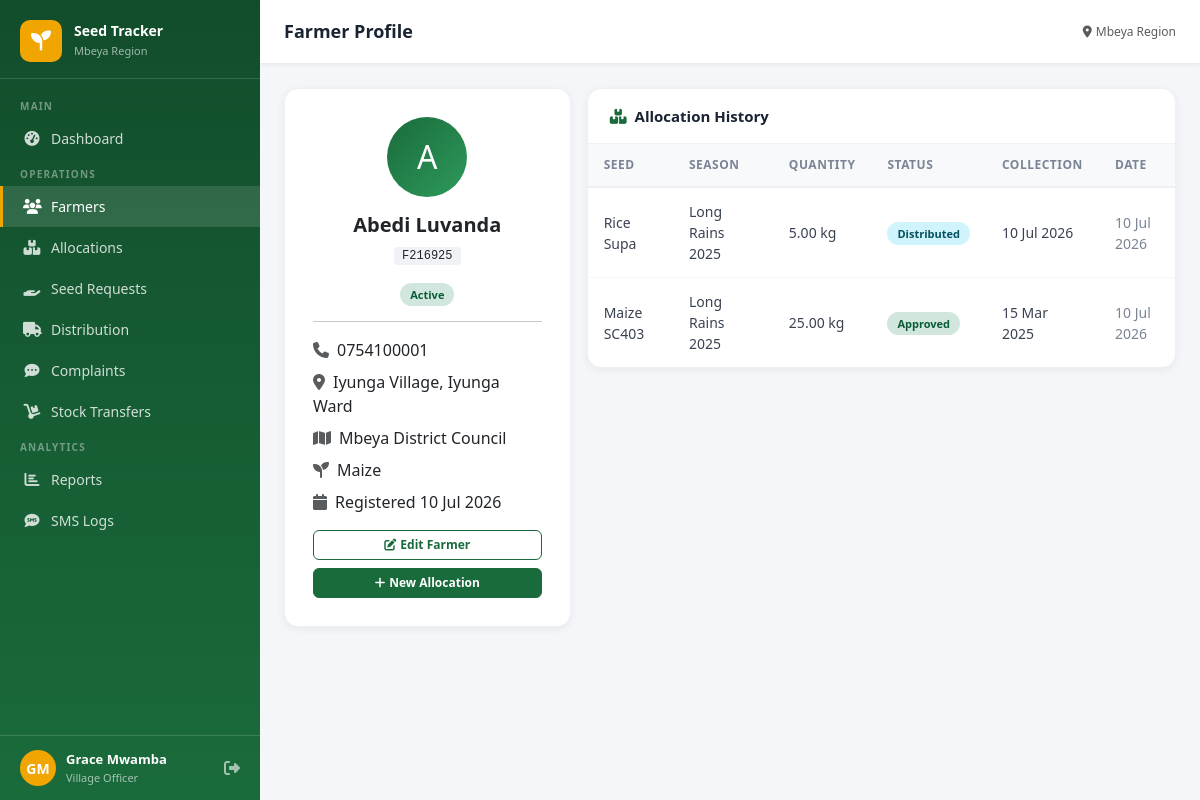
Before: /farmers/1/ (signed in) with the older database file.
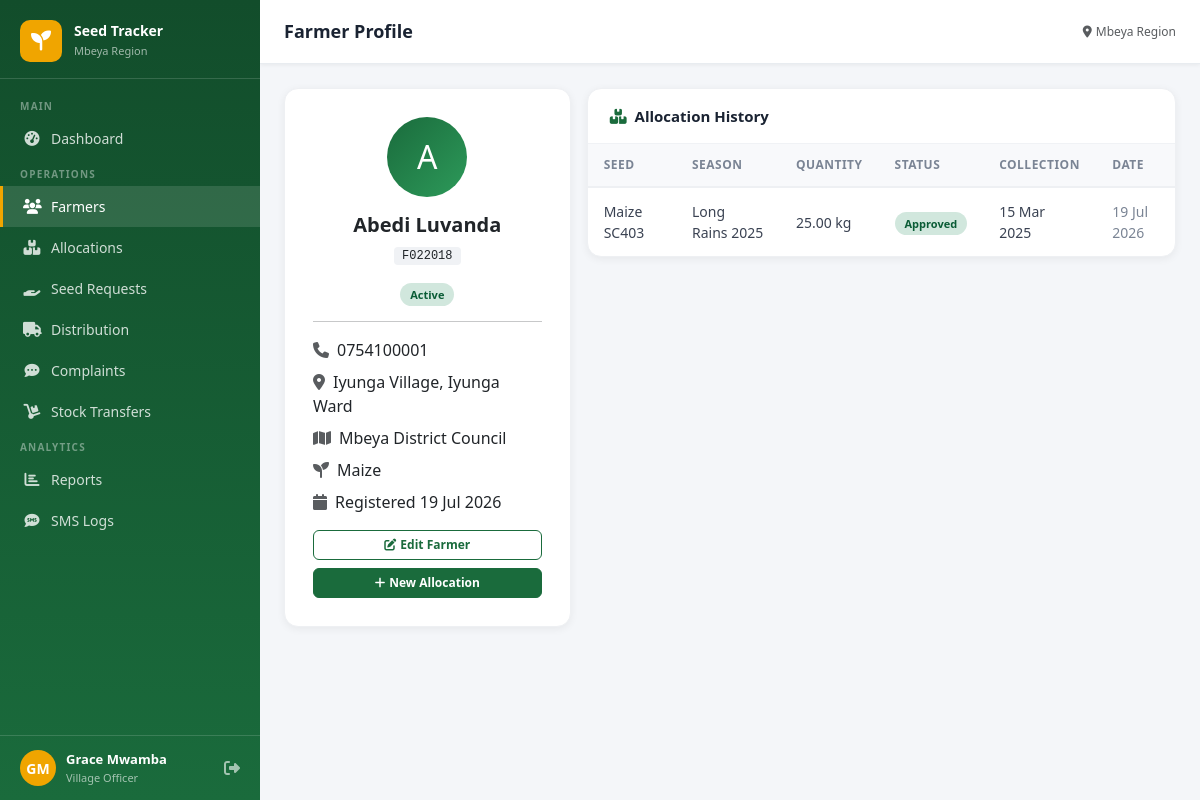
After: the same page with the newer database file.
### core/models.py (models this page shows, shortened)
class Farmer(models.Model):
    STATUS_CHOICES = [('active','Active'),('inactive','Inactive'),('pending','Pending')]
    farmer_id = models.CharField(max_length=20, unique=True, blank=True)
    first_name = models.CharField(max_length=100)
    last_name = models.CharField(max_length=100)
    phone_number = models.CharField(max_length=20)
    village = models.ForeignKey(Village, on_delete=models.CASCADE, related_name='farmers')
    farm_location = models.CharField(max_length=200, blank=True)
    farm_size = models.DecimalField(max_digits=8, decimal_places=2, null=True, blank=True, help_text='Acres')
    crop_type = models.CharField(max_length=50, choices=CROP_CHOICES, default='maize')
    national_id = models.CharField(max_length=30, blank=True)
    status = models.CharField(max_length=20, choices=STATUS_CHOICES, default='active')
    registered_by = models.ForeignKey(CustomUser, on_delete=models.SET_NULL, null=True, related_name='registered_farmers')
    user = models.OneToOneField(CustomUser, on_delete=models.CASCADE, null=True, blank=True, related_name='farmer_profile')
    created_at = models.DateTimeField(auto_now_add=True)
    updated_at = models.DateTimeField(auto_now=True)
    @property
    def full_name(self): return f"{self.first_name} {self.last_name}"

class SeedAllocation(models.Model):
    STATUS_CHOICES = [
        ('pending','Pending'),('approved','Approved'),
        ('rejected','Rejected'),('distributed','Distributed'),
    ]
    farmer = models.ForeignKey(Farmer, on_delete=models.CASCADE, related_name='allocations')
    seed_type = models.ForeignKey(SeedType, on_delete=models.CASCADE)
    season = models.ForeignKey(FarmingSeasons, on_delete=models.CASCADE)
    quantity_allocated = models.DecimalField(max_digits=10, decimal_places=2)
    status = models.CharField(max_length=20, choices=STATUS_CHOICES, default='pending')
    collection_date = models.DateField(null=True, blank=True)
    collection_location = models.CharField(max_length=200, blank=True)
    requested_by = models.ForeignKey(CustomUser, on_delete=models.SET_NULL, null=True, related_name='requests')
    approved_by = models.ForeignKey(CustomUser, on_delete=models.SET_NULL, null=True, blank=True, related_name='approvals')
    rejection_reason = models.TextField(blank=True)
    sms_sent = models.BooleanField(default=False)
    notes = models.TextField(blank=True)
    created_at = models.DateTimeField(auto_now_add=True)
    updated_at = models.DateTimeField(auto_now=True)
    class Meta:
        unique_together = ('farmer', 'seed_type', 'season')

class SeedType(models.Model):
    name = models.CharField(max_length=100, unique=True)
    description = models.TextField(blank=True)
    unit = models.CharField(max_length=30, default='kg')
    created_at = models.DateTimeField(auto_now_add=True)

class FarmingSeasons(models.Model):
    name = models.CharField(max_length=100, unique=True)
    start_date = models.DateField()
    end_date = models.DateField()
    is_active = models.BooleanField(default=False)
    created_at = models.DateTimeField(auto_now_add=True)

class Village(models.Model):
    name = models.CharField(max_length=100)
    ward = models.ForeignKey(Ward, on_delete=models.CASCADE, related_name='villages')
    created_at = models.DateTimeField(auto_now_add=True)

class Ward(models.Model):
    name = models.CharField(max_length=100)
    district = models.ForeignKey(District, on_delete=models.CASCADE, related_name='wards')
    created_at = models.DateTimeField(auto_now_add=True)

class District(models.Model):
    name = models.CharField(max_length=100)
    region = models.ForeignKey(Region, on_delete=models.CASCADE, related_name='districts')
    created_at = models.DateTimeField(auto_now_add=True)

### core/views.py (the view)
# urls.py: path('farmers/<int:pk>/', views.farmer_detail, name='farmer_detail'),
@login_required
def farmer_detail(request, pk):
    farmer = get_object_or_404(Farmer, pk=pk)
    if not user_can_access_farmer(request.user, farmer):
        messages.error(request, 'You do not have permission to view this farmer.')
        return redirect('farmer_list')
    allocs = farmer.allocations.select_related('seed_type','season').order_by('-created_at')
    return render(request, 'core/farmer_detail.html', {'farmer': farmer, 'allocations': allocs})

### templates/core/farmer_detail.html (shortened to what this page needs)
{% extends 'base.html' %}
{% block page_title %}Farmer Profile{% endblock %}
{% block content %}
<div class="row g-3">
  <div class="col-lg-4">
    <div class="form-card text-center">
      <div style="width:80px;height:80px;border-radius:50%;background:linear-gradient(135deg,#1a6b3c,#2d9a5a);display:flex;align-items:center;justify-content:center;font-size:32px;color:#fff;margin:0 auto 16px">
        {{ farmer.first_name|first|upper }}
      </div>
      <h5 style="font-weight:700;margin-bottom:4px">{{ farmer.full_name }}</h5>
      <span class="farmer-id">{{ farmer.farmer_id }}</span>
      <div class="mt-3">
        <span class="badge-status badge-{{ farmer.status }}">{{ farmer.status|title }}</span>
      </div>
      <hr>
      <div style="text-align:left">
        <div class="mb-2"><i class="fas fa-phone me-2 text-muted"></i>{{ farmer.phone_number }}</div>
        <div class="mb-2"><i class="fas fa-map-marker-alt me-2 text-muted"></i>{{ farmer.village.name }}, {{ farmer.village.ward.name }}</div>
        <div class="mb-2"><i class="fas fa-map me-2 text-muted"></i>{{ farmer.village.ward.district.name }}</div>
        <div class="mb-2"><i class="fas fa-seedling me-2 text-muted"></i>{{ farmer.get_crop_type_display }}</div>
        <div class="mb-2"><i class="fas fa-calendar me-2 text-muted"></i>Registered {{ farmer.created_at|date:"d M Y" }}</div>
      </div>
      <div class="mt-3">
        <a href="{% url 'farmer_edit' farmer.pk %}" class="btn btn-outline-primary btn-sm w-100 mb-2"><i class="fas fa-edit me-1"></i>Edit Farmer</a>
        <a href="{% url 'allocation_create' %}?farmer={{ farmer.pk }}" class="btn btn-primary btn-sm w-100"><i class="fas fa-plus me-1"></i>New Allocation</a>
      </div>
    </div>
  </div>
  <div class="col-lg-8">
    <div class="table-card">
      <div class="table-header"><h5><i class="fas fa-boxes me-2" style="color:#1a6b3c"></i>Allocation History</h5></div>
      <div class="table-responsive">
        <table class="data-table">
          <thead><tr><th>Seed</th><th>Season</th><th>Quantity</th><th>Status</th><th>Collection</th><th>Date</th></tr></thead>
          <tbody>
            {% for a in allocations %}
            <tr>
              <td>{{ a.seed_type.name }}</td>
              <td>{{ a.season.name }}</td>
              <td>{{ a.quantity_allocated }} {{ a.seed_type.unit }}</td>
              <td><span class="badge-status badge-{{ a.status }}">{{ a.get_status_display }}</span></td>
              <td>{% if a.collection_date %}{{ a.collection_date|date:"d M Y" }}{% else %}<span class="text-muted">-</span>{% endif %}</td>
              <td style="color:#7a8494">{{ a.created_at|date:"d M Y" }}</td>
            </tr>
            {% empty %}
            <tr><td colspan="6" class="text-center text-muted py-4">No allocations yet</td></tr>
            {% endfor %}
          </tbody>
        </table>
      </div>
    </div>
  </div>
</div>
{% endblock %}

Changed rows visible on the page:
removed SeedAllocation: seed_type.name "Rice Supa", season.name "Long Rains 2025", quantity_allocated "5.00", seed_type.unit "kg", status "Distributed", collection_date "10 Jul 2026", created_at "10 Jul 2026"
changed Farmer "Abedi Luvanda": farmer_id "F216925" → "F022018"; created_at "10 Jul 2026" → "19 Jul 2026"
changed SeedAllocation "Approved": created_at "10 Jul 2026" → "19 Jul 2026"
